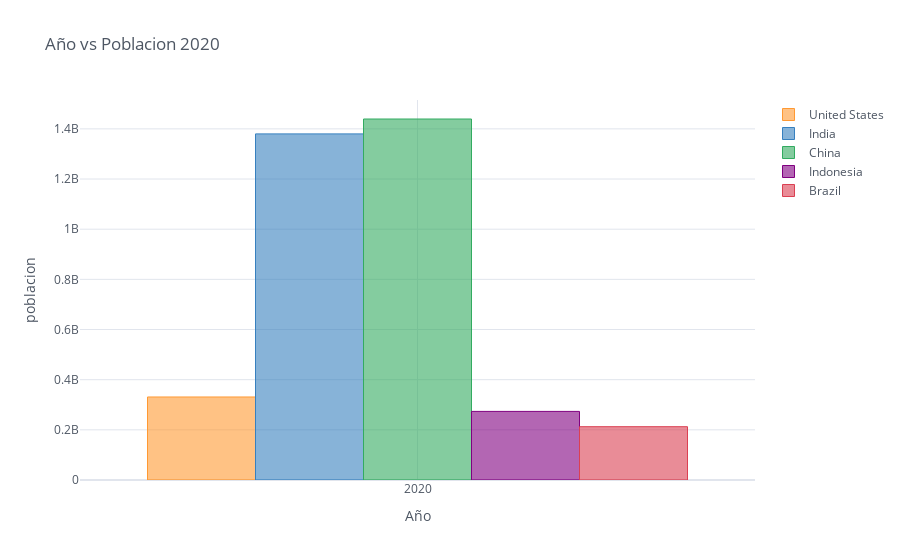

Notebook code for this chart:
### Code cell
df_population_2020.iplot(kind='bar',xTitle='Año',yTitle='poblacion',title='Año vs Poblacion 2020')

### Figure 1 — Plotly figure (JSON) as saved in the notebook; plotly's stock layout.template omitted (floating-point values rounded to 4 significant figures)
{"data": [{"marker": {"color": "rgba(255, 153, 51, 0.6)", "line": {"color": "rgba(255, 153, 51, 1.0)", "width": 1}}, "name": "United States", "orientation": "v", "text": "", "type": "bar", "x": [2020], "y": [331002651]}, {"marker": {"color": "rgba(55, 128, 191, 0.6)", "line": {"color": "rgba(55, 128, 191, 1.0)", "width": 1}}, "name": "India", "orientation": "v", "text": "", "type": "bar", "x": [2020], "y": [1380004385]}, {"marker": {"color": "rgba(50, 171, 96, 0.6)", "line": {"color": "rgba(50, 171, 96, 1.0)", "width": 1}}, "name": "China", "orientation": "v", "text": "", "type": "bar", "x": [2020], "y": [1439323776]}, {"marker": {"color": "rgba(128, 0, 128, 0.6)", "line": {"color": "rgba(128, 0, 128, 1.0)", "width": 1}}, "name": "Indonesia", "orientation": "v", "text": "", "type": "bar", "x": [2020], "y": [273523615]}, {"marker": {"color": "rgba(219, 64, 82, 0.6)", "line": {"color": "rgba(219, 64, 82, 1.0)", "width": 1}}, "name": "Brazil", "orientation": "v", "text": "", "type": "bar", "x": [2020], "y": [212559417]}], "layout": {"legend": {"bgcolor": "#FFFFFF", "font": {"color": "#4D5663"}}, "paper_bgcolor": "#FFFFFF", "plot_bgcolor": "#FFFFFF", "title": {"font": {"color": "#4D5663"}, "text": "Año vs Poblacion 2020"}, "xaxis": {"gridcolor": "#E1E5ED", "showgrid": true, "tickfont": {"color": "#4D5663"}, "title": {"font": {"color": "#4D5663"}, "text": "Año"}, "zerolinecolor": "#E1E5ED"}, "yaxis": {"gridcolor": "#E1E5ED", "showgrid": true, "tickfont": {"color": "#4D5663"}, "title": {"font": {"color": "#4D5663"}, "text": "poblacion"}, "zerolinecolor": "#E1E5ED"}}}
